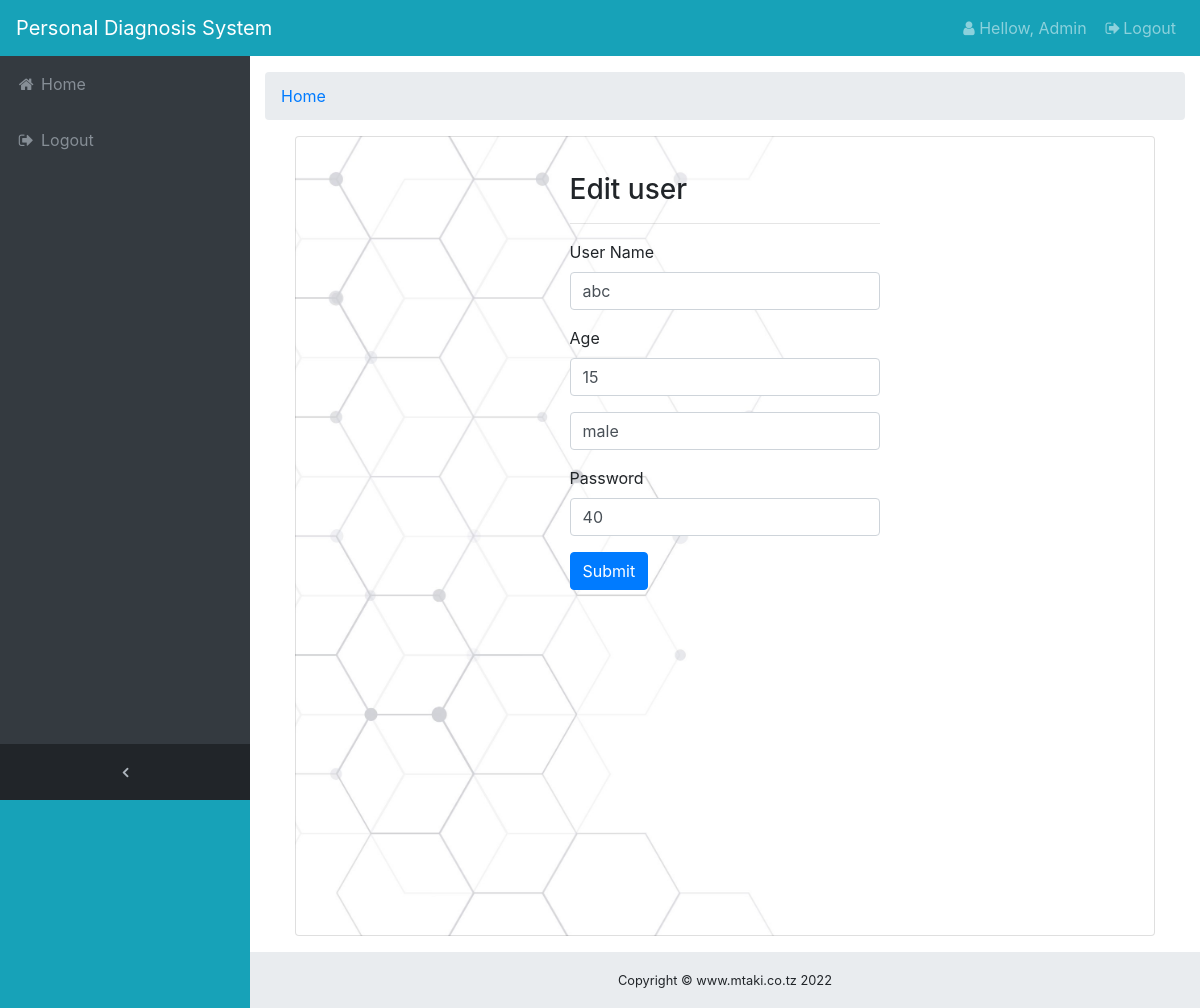
Page /edit_user/7 on the committed database.
### tables this page shows
CREATE TABLE "users" (
	"user_id"	INTEGER PRIMARY KEY AUTOINCREMENT,
	"fullname"	TEXT,
	"age"	INTEGER,
    "sex" TEXT,
    "password" TEXT
);

### app.py (the view, shortened to what this page needs)
@app.route("/edit_user/<string:user_id>",methods=['POST','GET'])
def edit_user(user_id):
    con=sql.connect("database.db")
    con.row_factory=sql.Row
    cur=con.cursor()
    cur.execute("select * from users where user_id=?",(user_id,))
    data=cur.fetchone()
    return render_template("edit_user.html",datas=data)

### templates/edit_user.html
{% extends 'layout.html' %}
{% block body %}
  <div class='row'>
    <div class='col-5 mx-auto'>
      <h3>Edit user</h3><hr>
      <form method='post' action='{{url_for("edit_user",user_id=datas.user_id)}}'>
        <div class='form-group'>
          <label>User Name</label>
          <input type='text' name='fullname' required class='form-control' value='{{datas.fullname}}'>
        </div>
        <div class='form-group'>
          <label>Age</label>
          <input type='number' name='age' required class='form-control' value='{{datas.age}}'>
        </div>
        <div class='form-group'>
          <input type='text' name='sex' required class='form-control' value='{{datas.sex}}'>
        </div>
        <div class='form-group'>
          <label>Password</label>
          <input type='text' name='password' required class='form-control' value='{{datas.password}}'>
        </div>
        <input type='submit' value='Submit' class='btn btn-primary'>
      </form>
    </div>
  </div>
{% endblock %}

### static/slider1.css (style rules this page uses)
body { padding-top:150px; background-repeat: no-repeat; background-size: cover; background-attachment: fixed; }

### static/css/sb-admin.css (style rules this page uses)
html { position: relative; min-height: 100%; }
body { overflow-x: hidden; }
body.sticky-footer { margin-bottom: 56px; }
body.fixed-nav { padding-top: 56px; }

### rows in the picture
users: fullname "abc", age "15", sex "male", password "40"
